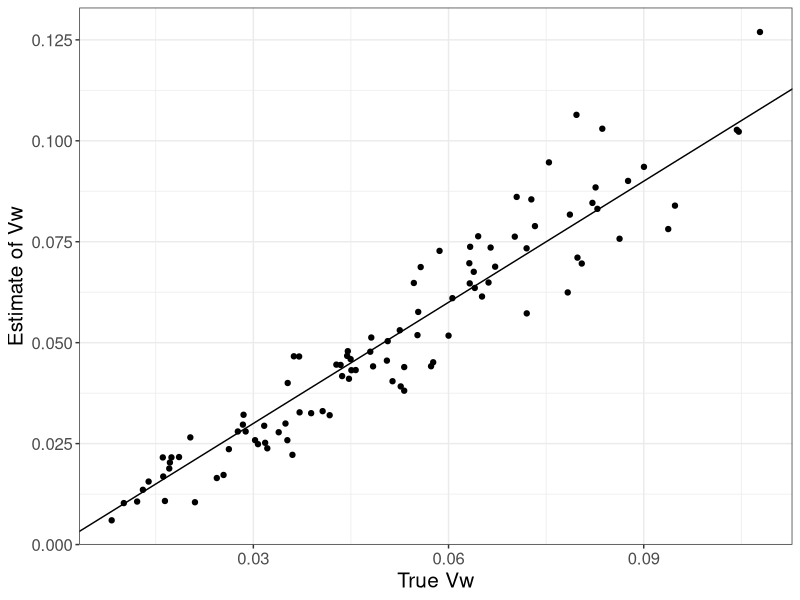
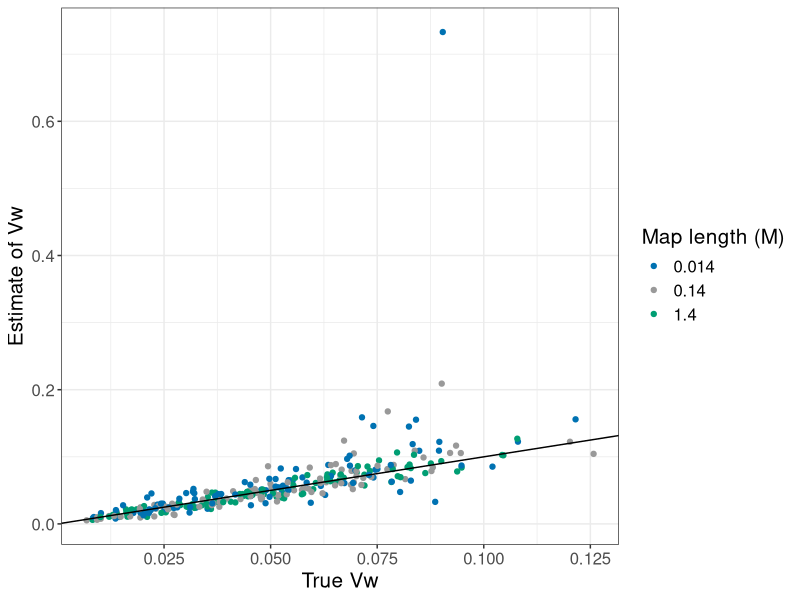
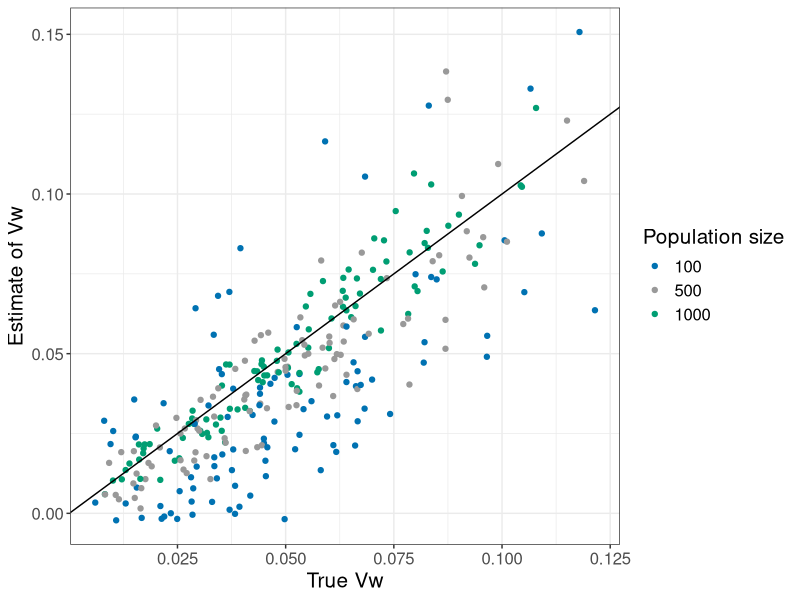
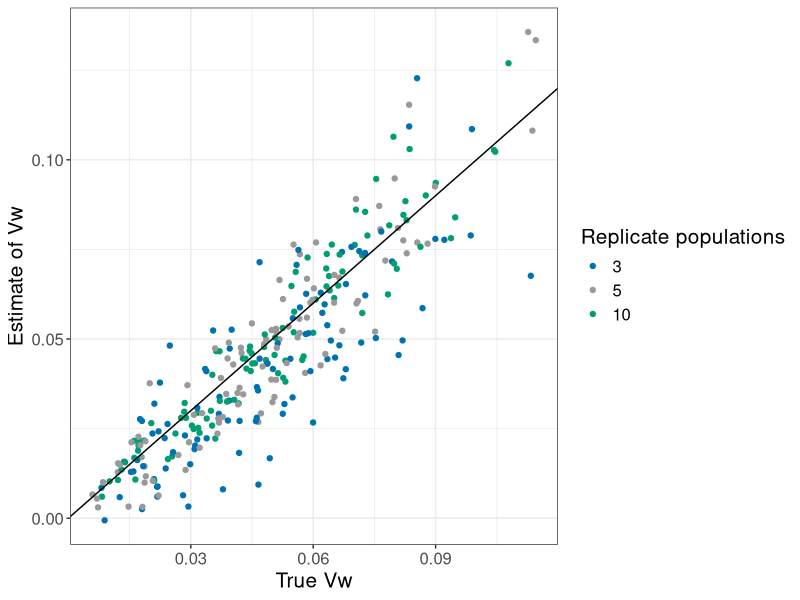
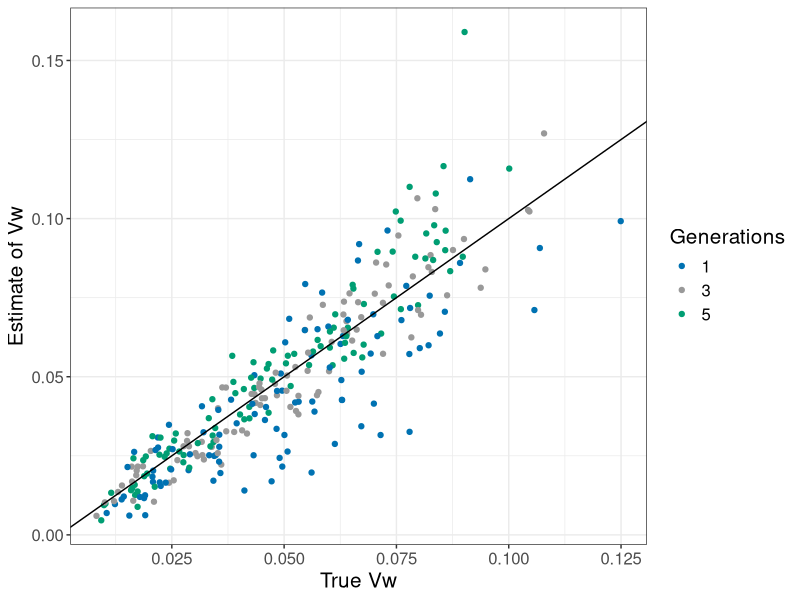

Reproduce these figures in R, in order.
library(ggplot2)

#### Code for making plots

d = read.csv("c_Output/Data_no_burnin.csv", header=T)

# Delete row names in every alternate line

d = d[grep("Set_ID", d$Set_ID, invert=TRUE),]

d$vA_est = as.numeric(d$vA_est)
d$vA_true = as.numeric(d$vA_true)
d$vA_left = as.numeric(d$vA_true)
d$pdelta_est = as.numeric(d$pdelta_est)
d$bdelta_intercept_est = as.numeric(d$bdelta_intercept_est)
d$bdelta_slope_est = as.numeric(d$bdelta_slope_est)
d$r_expt = as.numeric(d$r_expt)
d$sequence_length = as.numeric(d$sequence_length)
d$mu = as.numeric(d$mu)

d$n_cages = factor(d$n_cages, levels = c("3", "5", "10"))
d$n_ind_exp = factor(d$n_ind_exp, levels = c("100", "500", "1000"))
d$ngen_expt = factor(d$ngen_expt, levels = c("1", "3", "5"))





##################################################################################################
####### Standard plots (r_expt = 1.4e-6, n_indxpt = 1000, n_cages = 10, ngen_expt = 3) #########
##################################################################################################


d_std = d[d$ngen_expt=="3"&d$n_ind_exp=="1000"&d$n_cages=="10"&d$r_expt==1.4e-06,]
p_std = ggplot(d_std, aes(y = vA_est, x = vA_true))
p_std + theme_bw() + geom_point() + geom_abline(intercept = 0, slope = 1) + labs(x = "True Vw", y = "Estimate of Vw") + theme(text = element_text(size = 15))

##################################################################################################

### Map length ###

d_r = d[d$ngen_expt=="3"&d$n_ind_exp=="1000"&d$n_cages=="10",]
p_r = ggplot(d_r, aes(y = vA_est, x = vA_true, color = as.character(r_expt*sequence_length)))
p_r + theme_bw() + geom_point() + geom_abline(intercept = 0, slope = 1) + labs(x = "True Vw", y = "Estimate of Vw", color = "Map length (M)") + scale_color_manual(values = c("#0072B2", "#999999", "#009E73")) + theme(text = element_text(size = 15))

### n_ind_expt ###

d_ind = d[d$ngen_expt=="3"&d$n_cages=="10"&d$r_expt==1.4e-06,]
p_ind = ggplot(d_ind, aes(y = vA_est, x = vA_true, color = n_ind_exp))
p_ind + theme_bw() + geom_point() + geom_abline(intercept = 0, slope = 1) + labs(x = "True Vw", y = "Estimate of Vw", color = "Population size") + scale_color_manual(values = c("#0072B2", "#999999", "#009E73")) + theme(text = element_text(size = 15))

### n_cages ###

d_cage = d[d$ngen_expt=="3"&d$n_ind_exp=="1000"&d$r_expt==1.4e-06,]
p_cage = ggplot(d_cage, aes(y = vA_est, x = vA_true, color = n_cages))
p_cage + theme_bw() + geom_point() + geom_abline(intercept = 0, slope = 1) + labs(x = "True Vw", y = "Estimate of Vw", color = "Replicate populations") + scale_color_manual(values = c("#0072B2", "#999999", "#009E73")) + theme(text = element_text(size = 15))

### ngen_expt ###

d_gen = d[d$n_ind_exp=="1000"&d$n_cages=="10"&d$r_expt==1.4e-06,]
p_gen = ggplot(d_gen, aes(y = vA_est, x = vA_true, color = ngen_expt))
p_gen + theme_bw() + geom_point() + geom_abline(intercept = 0, slope = 1) + labs(x = "True Vw", y = "Estimate of Vw", color = "Generations") + scale_color_manual(values = c("#0072B2", "#999999", "#009E73")) + theme(text = element_text(size = 15))

